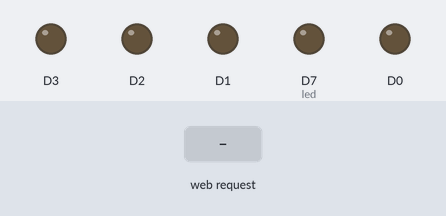
The sketch below on a simulated ESP8266 (NodeMCU). Parts: output pins drawn as LEDs (lit = HIGH). The test bench sets the inputs (shaded band). WiFi joins after 1.5 s; servers stay silent unless stated; what the sketch prints to the serial monitor is not drawn.

Above: at 2.7 s.
2.8 s: HTTP request GET /relayonemati received
At 4.0 s:
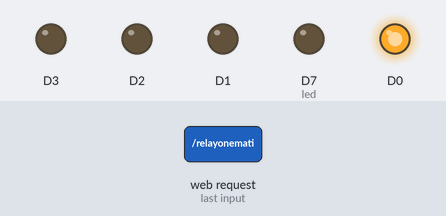
4.3 s: HTTP request GET /relaytwomati received
At 5.2 s:
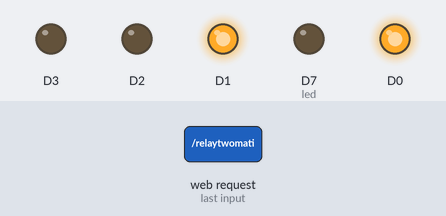
5.8 s: HTTP request GET /relayone received
At 6.4 s:
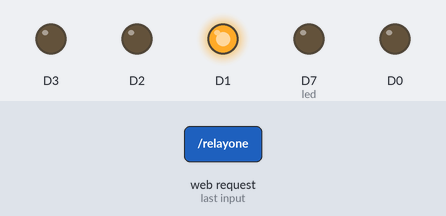
7.3 s: HTTP request GET /relaythreemati received
At 8.5 s:
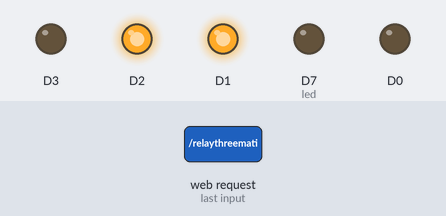
8.8 s: HTTP request GET /relaytwo received
At 9.8 s:
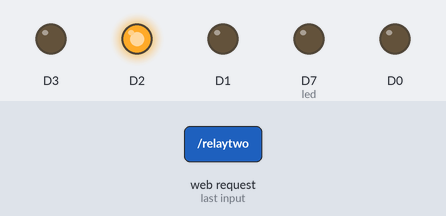
10.3 s: HTTP request GET /relayfourmati received
At 11.0 s:
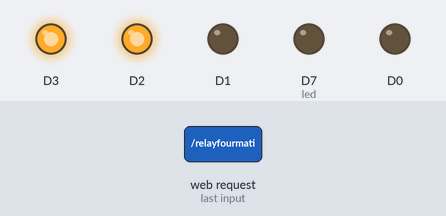
Timing chart, 0 to 12.8 s (numbered marks = the images above; inputs shaded):
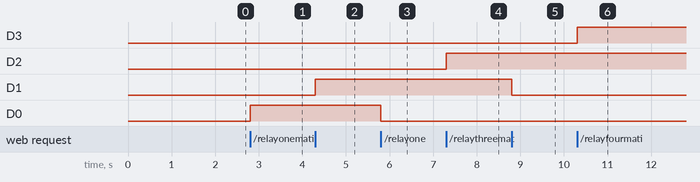

The sketch:

nodemcu.ino
```cpp
#include <ESP8266WiFi.h>
#include <WiFiClient.h>
#include <ESP8266WebServer.h>
#include <ESP8266mDNS.h>

#ifndef STASSID
#define STASSID "yourrouterusername"
#define STAPSK  "yourrouterpassword"
#endif

const char* ssid = STASSID;
const char* password = STAPSK;

ESP8266WebServer server(80);

const int led = 13;

void indexz() {
  server.send(200, "text/plain", "Home");
}

void relayone(){
  server.send(200, "text/plain", "relay 1 shutdown");
  digitalWrite(D0, HIGH);
}

void relaytwo(){
  server.send(200, "text/plain", "relay 2 shutdown");
  digitalWrite(D1, HIGH);
}

void relaythree(){
  server.send(200, "text/plain", "relay 3 shutdown");
  digitalWrite(D2, HIGH);
}

void relayfour(){
  server.send(200, "text/plain", "relay 4 shutdown");
  digitalWrite(D3, HIGH);
}

void relayoneoff(){
  server.send(200, "text/plain", "relay 1 on");
  digitalWrite(D0, LOW);
}

void relaytwooff(){
  server.send(200, "text/plain", "relay 2 on");
  digitalWrite(D1, LOW);
}

void relaythreeoff(){
  server.send(200, "text/plain", "relay 3 on");
  digitalWrite(D2, LOW);
}

void relayfouroff(){
  server.send(200, "text/plain", "relay 4 on");
  digitalWrite(D3, LOW);
}

void handleNotFound() {
  digitalWrite(led, 1);
  String message = "File Not Found\n\n";
  message += "URI: ";
  message += server.uri();
  message += "\nMethod: ";
  message += (server.method() == HTTP_GET) ? "GET" : "POST";
  message += "\nArguments: ";
  message += server.args();
  message += "\n";
  for (uint8_t i = 0; i < server.args(); i++) {
    message += " " + server.argName(i) + ": " + server.arg(i) + "\n";
  }
  server.send(404, "text/plain", message);
  digitalWrite(led, 0);
}

void setup(void) {
  pinMode(D0, OUTPUT);
  pinMode(D1, OUTPUT);
  pinMode(D2, OUTPUT);
  pinMode(D3, OUTPUT);

  pinMode(led, OUTPUT);
  digitalWrite(led, 0);
  Serial.begin(115200);
  WiFi.mode(WIFI_STA);
  WiFi.begin(ssid, password);
  Serial.println("");


  // Wait for connection
  while (WiFi.status() != WL_CONNECTED) {
    delay(500);
    Serial.print(".");
  }
  Serial.println("");
  Serial.print("Connected to ");
  Serial.println(ssid);
  Serial.print("IP address: ");
  Serial.println(WiFi.localIP());

  if (MDNS.begin("esp8266")) {
    Serial.println("MDNS responder started");
  }

  server.on("/", indexz);
  server.on("/relayone", relayoneoff);
  server.on("/relaytwo", relaytwooff);
  server.on("/relaythree", relaythreeoff);
  server.on("/relayfour", relayfouroff);

  server.on("/relayonemati", relayone);
  server.on("/relaytwomati", relaytwo);
  server.on("/relaythreemati", relaythree);
  server.on("/relayfourmati", relayfour);


  server.onNotFound(handleNotFound);

  server.begin();
  Serial.println("[--------------------]");
  Serial.println("[Simple-Smarthome By FajarTheGGman]");
  Serial.println("[--------------------]");
  Serial.println("HTTP server started");
}

void loop(void) {
  server.handleClient();
  MDNS.update();
}
```

Measured:
- after the input at 2.8 s, D0: LOW → HIGH at once
- after the input at 4.3 s, D1: LOW → HIGH at once
- after the input at 5.8 s, D0: HIGH → LOW at once
- after the input at 7.3 s, D2: LOW → HIGH at once
- after the input at 8.8 s, D1: HIGH → LOW at once
- after the input at 10.3 s, D3: LOW → HIGH at once
